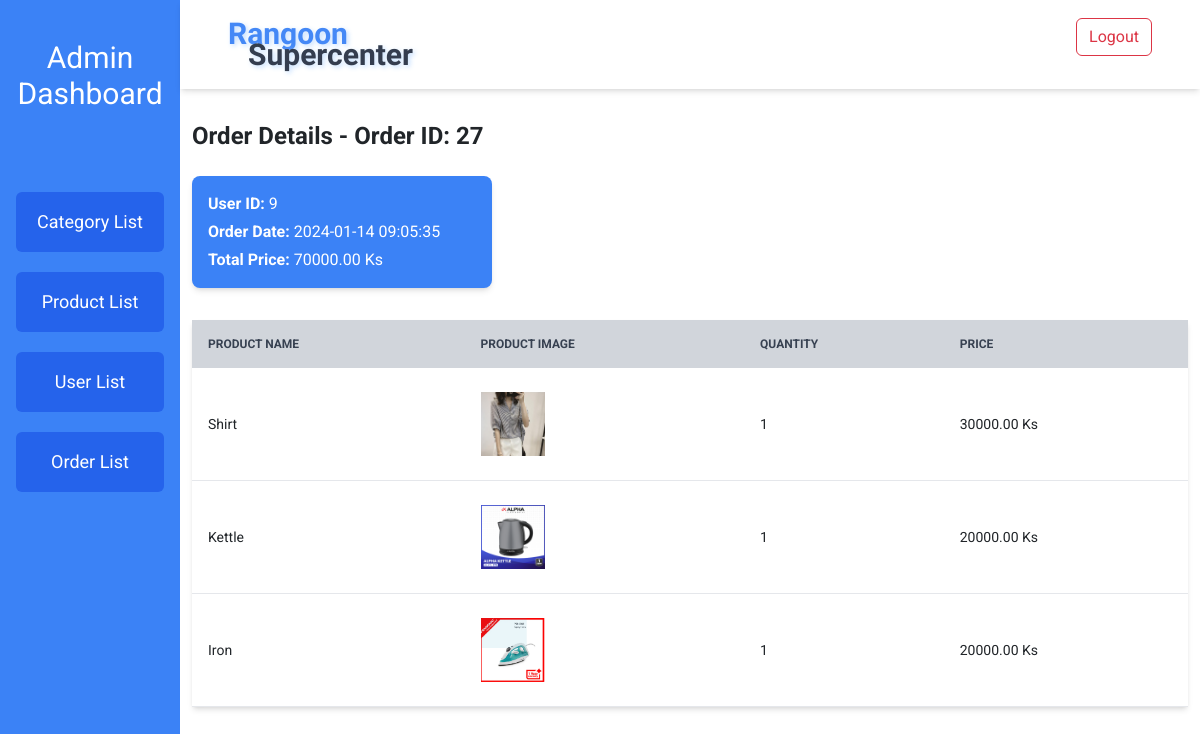
The page /RangoonSuperCenter/order_detail_list.php?orderID=27 on the database its author committed.
### tables this page shows
CREATE TABLE `orders` (
  `orderID` int(11) NOT NULL,
  `userID` int(11) DEFAULT NULL,
  `orderDate` timestamp NOT NULL DEFAULT current_timestamp(),
  `totalPrice` decimal(10,2) DEFAULT NULL,
  `Address` varchar(500) DEFAULT NULL,
  `PaymentType` varchar(50) DEFAULT NULL
);

CREATE TABLE `orderline` (
  `orderlineID` int(11) NOT NULL,
  `orderID` int(11) DEFAULT NULL,
  `productID` int(11) DEFAULT NULL,
  `quantity` int(11) DEFAULT NULL
);

CREATE TABLE `products` (
  `productID` int(11) NOT NULL,
  `productImg` varchar(255) DEFAULT NULL,
  `productName` varchar(255) NOT NULL,
  `productPrice` decimal(10,2) NOT NULL,
  `instockQty` int(11) DEFAULT NULL,
  `catID` int(11) DEFAULT NULL
);

### RangoonSuperCenter/order_detail_list.php (the view, shortened to what this page needs)
<?php
require_once("database/db_connect.php");
if (isset($_GET['orderID'])) {
    $orderID = $_GET['orderID'];
    $selectOrderDetails = "SELECT orderline.*, products.productName, products.productImg, products.productPrice
                          FROM orderline
                          JOIN products ON orderLine.productID = products.productID
                          WHERE orderline.orderID = :orderID";
    $stmtOrderDetails = $pdo->prepare($selectOrderDetails);
    $stmtOrderDetails->bindParam(':orderID', $orderID, PDO::PARAM_INT);
    $stmtOrderDetails->execute();
    $orderDetails = $stmtOrderDetails->fetchAll(PDO::FETCH_ASSOC);
    $selectOrderInfo = "SELECT * FROM orders WHERE orderID = :orderID";
    $stmtOrderInfo = $pdo->prepare($selectOrderInfo);
    $stmtOrderInfo->bindParam(':orderID', $orderID, PDO::PARAM_INT);
    $stmtOrderInfo->execute();
    $orderInfo = $stmtOrderInfo->fetch(PDO::FETCH_ASSOC);
} else {
    header("Location: order_list.php");
    exit();
}
?>
<body class="font-sans flex">
    <?php
    require_once("aside.php");
    ?>
    <main class="w-full pl-[15%]">
        <?php
        require_once("navbar.php");
        ?>
        <section class="container mx-auto mt-10">
            <h1 class="text-2xl font-bold mb-4">Order Details - Order ID: <?= $orderID ?></h1>
            <div class="mb-8 p-3 rounded-lg shadow-md  bg-blue-500 text-white max-w-[300px]">
                <p><strong>User ID:</strong> <?= $orderInfo['userID'] ?></p>
                <p class="mt-1"><strong>Order Date:</strong> <?= $orderInfo['orderDate'] ?></p>
                <p class="mt-1"><strong>Total Price:</strong> <?= $orderInfo['totalPrice'] ?> Ks</p>
            </div>
            <table class="w-full text-sm text-left rtl:text-right shadow-md">
                <thead class="text-xs text-gray-700 uppercase bg-gray-300">
                    <tr>
                        <th scope="col" class="px-3 py-3">Product Name</th>
                        <th scope="col" class="px-3 py-3">Product Image</th>
                        <th scope="col" class="px-3 py-3">Quantity</th>
                        <th scope="col" class="px-3 py-3">Price</th>
                    </tr>
                </thead>
                <tbody>
                    <?php foreach ($orderDetails as $orderItem) : ?>
                        <tr class="border-b hover:bg-slate-100 duration-300">
                            <td class="px-3 py-4"><?= $orderItem['productName'] ?></td>
                            <td class="px-3 py-4">
                            <img src="<?= $orderItem['productImg'] ?>" alt="Product Image" class="w-16 h-16 object-cover"></td>
                            <td class="px-3 py-4"><?= $orderItem['quantity'] ?></td>
                            <td class="px-3 py-4"><?= $orderItem['productPrice'] ?> Ks</td>
                        </tr>
                    <?php endforeach; ?>
                </tbody>
            </table>
        </section>
    </main>
</body>
</html>

### RangoonSuperCenter/aside.php (style rules this page uses)
* { font-family: 'Open Sans', sans-serif; font-family: 'Roboto', sans-serif; }

### RangoonSuperCenter/navbar.php (style rules this page uses)
* { font-family: 'Open Sans', sans-serif; font-family: 'Roboto', sans-serif; }

### rows shown on the page
orders: userID "9", orderDate "2024-01-14 09:05:35", totalPrice "70000.00"
orderline: productID.productName "Shirt", productID.productImg (picture), quantity "1", productID.productPrice "30000.00"
orderline: productID.productName "Kettle", productID.productImg (picture), quantity "1", productID.productPrice "20000.00"
orderline: productID.productName "Iron", productID.productImg (picture), quantity "1", productID.productPrice "20000.00"

### other values the page prints
$orderID "27"
